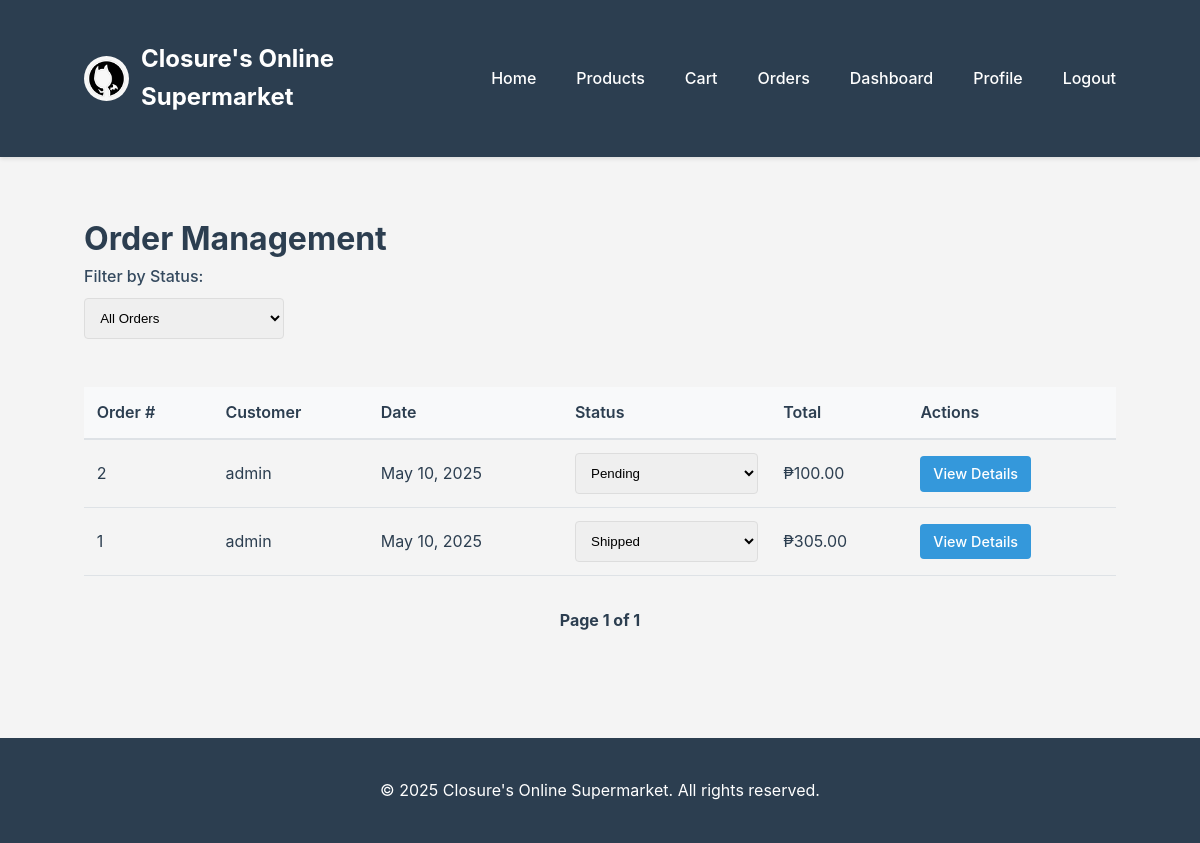
Page /orders/ (signed in) on the committed database.
### orders/models.py (models this page shows, shortened)
class Order(models.Model):
    PENDING = 'pending'
    PROCESSING = 'processing'
    SHIPPED = 'shipped'
    DELIVERED = 'delivered'
    CANCELLED = 'cancelled'
    STATUS_CHOICES = [
        (PENDING, 'Pending'),
        (PROCESSING, 'Processing'),
        (SHIPPED, 'Shipped'),
        (DELIVERED, 'Delivered'),
        (CANCELLED, 'Cancelled'),
    ]
    user = models.ForeignKey(settings.AUTH_USER_MODEL, on_delete=models.CASCADE, related_name='orders')
    status = models.CharField(max_length=20, choices=STATUS_CHOICES, default=PENDING)
    created_at = models.DateTimeField(auto_now_add=True)
    updated_at = models.DateTimeField(auto_now=True)
    shipping_address = models.TextField()
    phone = models.CharField(max_length=15)
    total_price = models.DecimalField(max_digits=10, decimal_places=2, default=0)

### users/models.py (models this page shows, shortened)
class CustomUser(AbstractUser):
    CUSTOMER = 'customer'
    STAFF = 'staff'
    ADMIN = 'admin'
    DELIVERY = 'delivery'
    ROLE_CHOICES = [
        (CUSTOMER, 'Customer'),
        (STAFF, 'Staff'),
        (ADMIN, 'Admin'),
        (DELIVERY, 'Delivery Personnel'),
    ]
    role = models.CharField(max_length=20, choices=ROLE_CHOICES, default=CUSTOMER)
    phone = models.CharField(max_length=15, blank=True)
    address = models.TextField(blank=True)

### store/views.py (the view)
# urls.py: path('orders/', views.order_management, name='order_management'),
@user_passes_test(is_staff_or_admin)
def order_management(request):
    orders = Order.objects.all().order_by('-created_at')
    status = request.GET.get('status')
    if status:
        orders = orders.filter(status=status)
    paginator = Paginator(orders, 20)  # 20 orders per page
    page_number = request.GET.get('page')
    orders_page = paginator.get_page(page_number)
    context = {
        'title': 'Order Management',
        'orders': orders_page,
        'status_choices': Order.STATUS_CHOICES,
        'current_status': status,
    }
    return render(request, 'store/admin/orders.html', context)

### store/views.py (called while the page is built)
def is_staff_or_admin(user):
    return user.is_staff or user.role in [user.STAFF, user.ADMIN]

### store/templates/store/admin/orders.html (shortened to what this page needs)
{% extends 'base.html' %}
{% block content %}
    <h1>Order Management</h1>
    <div class="filters">
        <form method="GET" action="{% url 'order_management' %}">
            <div class="form-group">
                <label for="status">Filter by Status:</label>
                <select name="status" id="status" onchange="this.form.submit()">
                    <option value="">All Orders</option>
                </select>
            </div>
        </form>
    </div>
    <table class="order-table">
        <thead>
            <tr>
                <th>Order #</th>
                <th>Customer</th>
                <th>Date</th>
                <th>Status</th>
                <th>Total</th>
                <th>Actions</th>
            </tr>
        </thead>
        <tbody>
            {% for order in orders %}
                <tr>
                    <td>{{ order.id }}</td>
                    <td>{{ order.user.username }}</td>
                    <td>{{ order.created_at|date:"M d, Y" }}</td>
                    <td>
                        <form method="POST" action="{% url 'update_order_status' order.id %}" style="display: inline;">
                            <select name="status" onchange="this.form.submit()" class="status-select">
                                {% for status_code, status_name in status_choices %}
                                    <option value="{{ status_code }}" {% if order.status == status_code %}selected{% endif %}>
                                        {{ status_name }}
                                    </option>
                                {% endfor %}
                            </select>
                        </form>
                    </td>
                    <td>₱{{ order.total_price }}</td>
                    <td>
                        <a href="{% url 'order_detail' order.id %}" class="btn btn-small">View Details</a>
                    </td>
                </tr>
            {% endfor %}
        </tbody>
    </table>
    <div class="pagination">
        <span class="step-links">
            <span class="current">
                Page {{ orders.number }} of {{ orders.paginator.num_pages }}
            </span>
        </span>
    </div>
{% endblock %}

### templates/base.html (style rules this page uses)
* { margin: 0; padding: 0; box-sizing: border-box; }
body { font-family: -apple-system, BlinkMacSystemFont, 'Segoe UI', Roboto, Oxygen, Ubuntu, Cantarell, sans-serif; line-height: 1.6; color: #2c3e50; background-color: #f4f4f4; }
form { margin-bottom: 1rem; }
.form-group { margin-bottom: 1rem; }
label { display: block; margin-bottom: 0.5rem; font-weight: 500; color: #34495e; }
input[type="text"], input[type="email"], input[type="password"], input[type="number"], textarea, select { width: 100%; padding: 0.7rem; border: 1.5px solid #ddd; transition: border-color 0.3s ease; border-radius: 4px; }
button, .btn { display: inline-block; color: #fff; cursor: pointer; text-decoration: none; border-radius: 4px; background: #3498db; padding: 0.6rem 1.2rem; font-weight: 500; transition: all 0.3s ease; border: none; }
.cart-table, .order-table { width: 100%; border-collapse: collapse; }
.cart-table th, .order-table th { background: #f8f9fa; font-weight: 600; color: #2c3e50; padding: 0.8rem; text-align: left; border-bottom: 2px solid #dee2e6; }
.cart-table td, .order-table td { padding: 0.8rem; border-bottom: 1px solid #dee2e6; }
.filters { margin-bottom: 1rem; display: flex; gap: 1rem; flex-wrap: wrap; }
.filters .form-group { flex: 1; min-width: 200px; }
.pagination { margin-top: 2rem; text-align: center; }
.pagination .current { font-weight: bold; color: #2c3e50; }
.btn-small { padding: 0.4rem 0.8rem; font-size: 0.9rem; }

### rows in the picture
Order: id "2", user.username "admin", created_at "May 10, 2025", status "Pending", total_price "100.00"
Order: id "1", user.username "admin", created_at "May 10, 2025", status "Shipped", total_price "305.00"

### other values in the picture
{{ orders.number }} "1"
{{ orders.paginator.num_pages }} "1"
